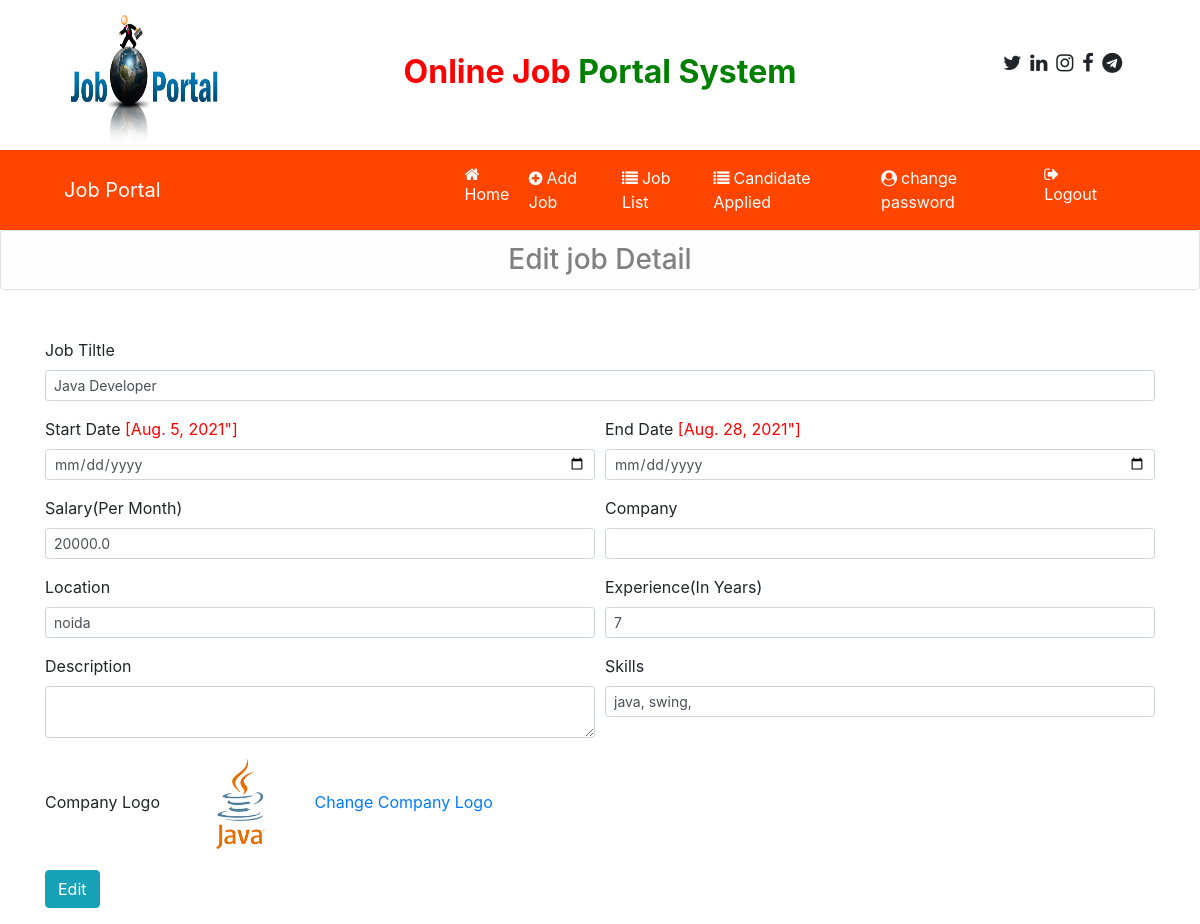
The app's page /edit_jobdetail/1 with its own data.
### job/models.py (models this page shows, shortened)
class Job(models.Model):
    recruiter = models.ForeignKey(Recruiter, on_delete=models.CASCADE, null=True)
    start_date = models.DateField()
    end_date = models.DateField()
    title = models.CharField(max_length=500, null=True)
    salary = models.FloatField(max_length=60)
    logo = models.FileField()
    description = models.CharField(max_length=300, null=True)
    experience = models.CharField(max_length=500)
    location = models.CharField(max_length=60)
    skills = models.CharField(max_length=15)
    creationdate = models.DateField()

### job/views.py (the view, shortened to what this page needs)
# urls.py: path('edit_jobdetail/<int:pid>', edit_jobdetail, name="edit_jobdetail"),
def edit_jobdetail(request, pid):
    error = ""
    job = Job.objects.get(id=pid)
    d = {'error': error, 'job': job}
    return render(request, 'edit_jobdetail.html', d)

### job/templates/edit_jobdetail.html (shortened to what this page needs)
{% load static %}
{% block body %}
{%include 'recruiter_navigation.html'%}
           <h3 class="alert alert-light border rounded text-center">Edit job Detail</h3>
           <form class="container mt-5" method="POST" enctype="multipart/form-data">
                 <div class="form-group">
                    <label >Job Tiltle</label>
                    <input type="text" name="title" class="form-control form-control-sm" value="{{job.title}}" >
                  </div>
               <div class="form-row">
                  <div class="form-group col-md-6">
                    <label>Start Date</label> <span style="color:red">[{{job.start_date}}"]</span>
                    <input type="date" name="start_date" class="form-control form-control-sm" >
                  </div>
                  <div class="form-group col-md-6">
                    <label>End Date</label> <span style="color:red">[{{job.end_date}}"]</span>
                    <input type="date" name="end_date" class="form-control form-control-sm" value="{{job.end_date}}" >
                  </div>
                  <div class="form-group col-md-6">
                    <label>Salary(Per Month)</label>
                    <input type="text" name="salary" class="form-control form-control-sm" value="{{job.salary}}" required>
                  </div>
                <div class="form-group col-md-6">
                    <label>Company</label>
                    <input type="text" name="company" class="form-control form-control-sm" value="{{job.company}}" required>
                  </div>
                  <div class="form-group col-md-6">
                    <label>Location</label>
                    <input type="text" name="location" class="form-control form-control-sm" value="{{job.location}}" required>
                  </div>
                  <div class="form-group col-md-6">
                    <label>Experience(In Years)</label>
                    <input type="text" name="experience" class="form-control form-control-sm" value="{{job.experience}}" required>
                  </div>
                  <div class="form-group col-md-6">
                    <label>Description</label>
                    <textarea name="description" class="form-control form-control-sm" value="{{job.description}}" ></textarea>
                  </div>
                  <div class="form-group col-md-6">
                    <label >Skills</label>
                    <input type="text" name="skills" class="form-control form-control-sm" value="{{job.skills}}" required>
                  </div>
                  <div class="form-group col-md-6">
                    <label>Company Logo</label>
                     <img src="{{job.logo.url}}"  width="150" height='100'><a href="{% url 'change_companylogo' job.id %}">Change Company Logo</a>
                  </div>
                   </div>
                  <div class="form-group">
                    <input class="btn btn btn-info " type="submit" value="Edit">
                  </div>
           </form>
{% endblock %}

### records on screen
Job: title "Java Developer", start_date "Aug. 5, 2021", end_date "Aug. 28, 2021", salary "20000.0", location "noida", experience "7", skills "java, swing,", logo (picture)
